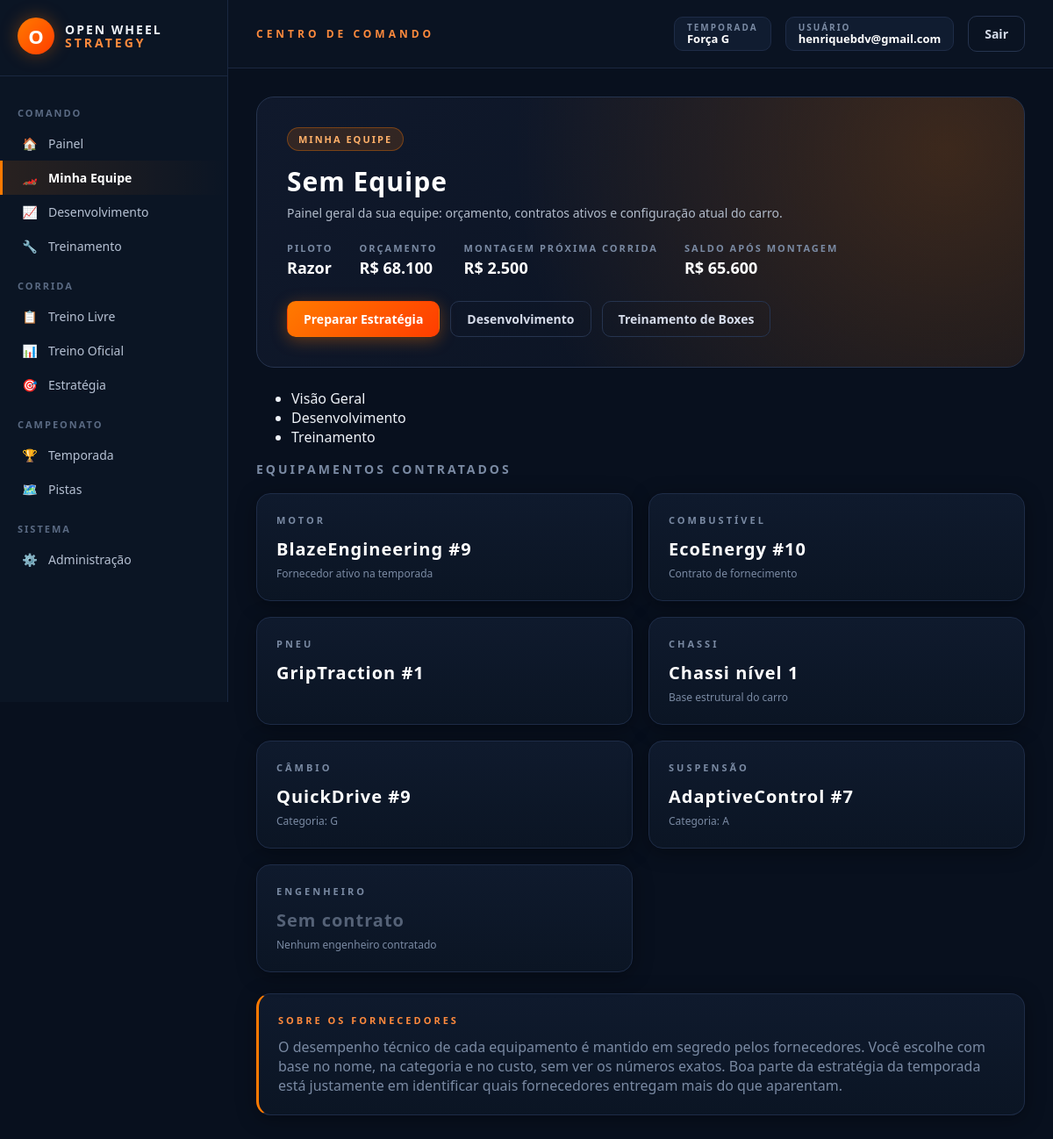
Before: /minha-equipe (signed in) with the older database file.
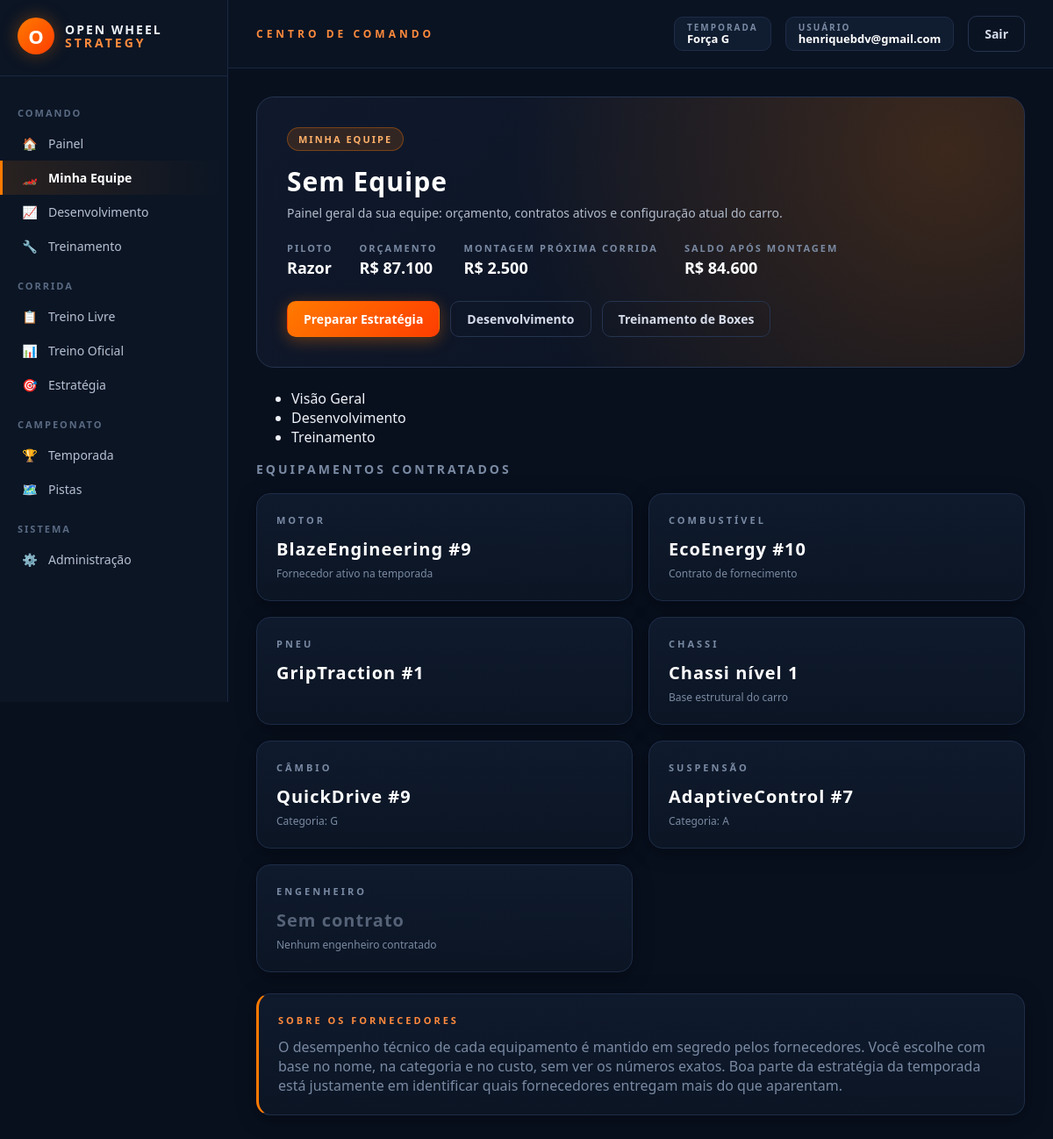
After: the same page with the newer database file.
### models.py (models this page shows, shortened)
class CarroJogador(db.Model):
    __tablename__ = "carros_jogadores"
    id = db.Column(db.Integer, primary_key=True)
    usuario_id = db.Column(db.Integer, db.ForeignKey("usuarios.id"), unique=True, nullable=False)
    nome = db.Column(db.String(100), nullable=False)
    orcamento = db.Column(db.Float, default=55_000.0)
    motor_fornecedor_id = db.Column(db.Integer, db.ForeignKey("fornecedores_motor.id"), nullable=False)
    combustivel_fornecedor_id = db.Column(db.Integer, db.ForeignKey("fornecedores_combustivel.id"), nullable=False)
    pneu_fornecedor_id = db.Column(db.Integer, db.ForeignKey("fornecedores_pneu.id"), nullable=False)
    chassi_fornecedor_id = db.Column(db.Integer, db.ForeignKey("fornecedores_chassi.id"), nullable=True)
    cambio_fornecedor_id = db.Column(db.Integer, db.ForeignKey("fornecedores_cambio.id"), nullable=False)
    suspensao_fornecedor_id = db.Column(db.Integer, db.ForeignKey("fornecedores_suspensao.id"), nullable=False)
    engenheiro_fornecedor_id = db.Column(db.Integer, db.ForeignKey("fornecedores_engenheiro.id"), nullable=True)
    combustivel_carregado = db.Column(db.Float, default=110.0)
    cor_primaria = db.Column(db.String(7), default="#cc0000")
    cor_secundaria = db.Column(db.String(7), default="#ffffff")
    modelo_motor = db.Column(db.Integer, nullable=True)
    modelo_combustivel = db.Column(db.Integer, nullable=True)
    modelo_pneu = db.Column(db.Integer, nullable=True)
    modelo_cambio = db.Column(db.Integer, nullable=True)
    modelo_suspensao = db.Column(db.Integer, nullable=True)
    estrategia_volta_pit = db.Column(db.Integer, default=10)
    estrategia_dois_pits = db.Column(db.Boolean, default=False)
    def montar_carro(self):
        from equipamentos import Motor, Combustivel, Pneu, Chassi, Cambio, Suspensao, Engenheiro
        from equipe import Equipe
        from carro import Carro
        from constantes import performance_chassi_do_nivel
        motor_db = FornecedorMotor.query.get(self.motor_fornecedor_id)
        combustivel_db = FornecedorCombustivel.query.get(self.combustivel_fornecedor_id)
        pneu_db = FornecedorPneu.query.get(self.pneu_fornecedor_id)
        cambio_db = FornecedorCambio.query.get(self.cambio_fornecedor_id)
        suspensao_db = FornecedorSuspensao.query.get(self.suspensao_fornecedor_id)
        engenheiro_db = (
            FornecedorEngenheiro.query.get(self.engenheiro_fornecedor_id)
            if self.engenheiro_fornecedor_id else None
        )
        equipe = Equipe(self.nome, self.orcamento)
        motor = Motor(motor_db.nome, motor_db.custo_temporada, motor_db.potencia, motor_db.eficiencia_combustivel)
        combustivel = Combustivel(combustivel_db.nome, combustivel_db.custo_temporada, combustivel_db.eficiencia,
                                   combustivel_db.aumento_potencia_motor)
        pneu = Pneu(pneu_db.nome, pneu_db.custo_temporada, pneu_db.performance, pneu_db.desgaste,
                    categoria_chuva=getattr(pneu_db, "categoria_chuva", "seco") or "seco")
        desenvolvimento = Desenvolvimento.obter_ou_criar(self.id)
        performance_chassi_base = performance_chassi_do_nivel(desenvolvimento.nivel_engenheiro_projetista or 1)
        performance_chassi_efetiva = performance_chassi_base * (
            (desenvolvimento.chassi_percentual_aplicado or 0) / 100.0
        )
        chassi = Chassi(
            nome=f"Chassi nível {desenvolvimento.nivel_engenheiro_projetista or 1}",
            custo=0.0,
            performance=performance_chassi_efetiva,
        )
        cambio = Cambio(cambio_db.nome, cambio_db.custo_temporada, cambio_db.performance,
                        categoria_pista=getattr(cambio_db, "categoria_pista", "A") or "A")
        suspensao = Suspensao(suspensao_db.nome, suspensao_db.custo_temporada, suspensao_db.performance,
                              categoria_pista=getattr(suspensao_db, "categoria_pista", "A") or "A")
        engenheiro = None
        if engenheiro_db:
            eficiencia_efetiva = 0.0
            engenheiro = Engenheiro(engenheiro_db.nome, engenheiro_db.custo_temporada,
                                     engenheiro_db.nivel, eficiencia_efetiva)
        config = Configuracao.obter()
        treinamento = TreinamentoBox.obter_ou_criar(self.id)
        tempo_pit_stop = config.pit_tempo_sem_treino - (
            (config.pit_tempo_sem_treino - config.pit_tempo_treino_completo) * (treinamento.percentual / 100)
        )
        carro_obj = Carro(
            equipe=equipe, motor=motor, combustivel=combustivel, pneu=pneu, chassi=chassi,
            cambio=cambio, suspensao=suspensao, engenheiro=engenheiro,
            combustivel_carregado=self.combustivel_carregado, tempo_pit_stop=tempo_pit_stop,
            config=config # Passando a configuracao global pro carro!
        )
        from constantes import performance_aero_do_nivel
        performance_aero_base = performance_aero_do_nivel(desenvolvimento.nivel_engenheiro_projetista or 1)
        carro_obj.performance_aero = performance_aero_base * (
            (desenvolvimento.aero_percentual_aplicado or 0) / 100.0
        )
        carro_obj.definir_modelos(
            motor=self.modelo_motor,
            combustivel=self.modelo_combustivel,
            pneu=self.modelo_pneu,
            cambio=self.modelo_cambio,
            suspensao=self.modelo_suspensao,
        )
        return carro_obj
    def custo_total_montagem(self):
        total = 0.0
        for modelo, campo_id in [
            (FornecedorMotor, self.motor_fornecedor_id),
            (FornecedorCombustivel, self.combustivel_fornecedor_id),
            (FornecedorPneu, self.pneu_fornecedor_id),
            (FornecedorCambio, self.cambio_fornecedor_id),
            (FornecedorSuspensao, self.suspensao_fornecedor_id),
        ]:
            item = modelo.query.get(campo_id)
            if item:
                total += item.custo_montagem
        if self.engenheiro_fornecedor_id:
            engenheiro = FornecedorEngenheiro.query.get(self.engenheiro_fornecedor_id)
            if engenheiro:
                total += engenheiro.custo_montagem
        return total

### rotas/equipe.py (the view, shortened to what this page needs)
    @app.route("/minha-equipe", methods=["GET", "POST"])
    @login_requerido
    def minha_equipe():
        usuario = Usuario.query.get(session["usuario_id"])
        config_jogo = Configuracao.obter()
        if usuario.equipe:
            carro = usuario.equipe.montar_carro()
            return render_template("minha_equipe.html", equipe=usuario.equipe, carro=carro,
                                   custo_montagem=usuario.equipe.custo_total_montagem())

### app.py (called while the page is built)
def _registrar_contexto(app):
    @app.context_processor
    def injetar_globais():
        usuario_id = session.get("usuario_id")
        usuario = Usuario.query.get(usuario_id) if usuario_id else None
        return {
            "usuario_logado": usuario,
            "categorias_fornecedor": FORNECEDORES_CONFIG,
            "temporada_ativa": Temporada.ativa_atual(),
        }

### carro.py (called while the page is built)
    def definir_modelos(self, motor=None, combustivel=None, pneu=None,
                        cambio=None, suspensao=None):
        escolhidos = {
            "motor": motor, "combustivel": combustivel, "pneu": pneu,
            "cambio": cambio, "suspensao": suspensao,
        }
        for componente, numero in escolhidos.items():
            if numero is not None and modelos_componente.modelo_valido(numero):
                self.modelos_corrida[componente] = int(numero)

### constantes.py (called while the page is built)
def performance_chassi_do_nivel(nivel_engenheiro):
    n = max(1, min(10, int(nivel_engenheiro or 1)))
    return CHASSI_PERFORMANCE_NIVEL_1 + (n - 1) * (
        (CHASSI_PERFORMANCE_NIVEL_10 - CHASSI_PERFORMANCE_NIVEL_1) / 9.0
    )

### templates/minha_equipe.html (shortened to what this page needs)
{% extends "base.html" %}
{% block content %}
<div class="ows-hero" style="margin-bottom: 24px;">
    <span class="ows-hero-label">MINHA EQUIPE</span>
    <h1>{{ equipe.nome }}</h1>
    <div class="ows-hero-sub">Painel geral da sua equipe: orçamento, contratos ativos e configuração atual do carro.</div>
    <div class="ows-hero-meta">
        <div>
            <small>PILOTO</small>
            <strong>{{ usuario_logado.nick or 'Não definido' }}</strong>
        </div>
        <div>
            <small>ORÇAMENTO</small>
            <strong>R$ {{ "{:,.0f}".format(equipe.orcamento or 0)|replace(",", ".") }}</strong>
        </div>
        <div>
            <small>MONTAGEM PRÓXIMA CORRIDA</small>
            <strong>R$ {{ "{:,.0f}".format(custo_montagem or 0)|replace(",", ".") }}</strong>
        </div>
        <div>
            <small>SALDO APÓS MONTAGEM</small>
            <strong>R$ {{ "{:,.0f}".format((equipe.orcamento or 0) - (custo_montagem or 0))|replace(",", ".") }}</strong>
        </div>
    </div>
    <div class="ows-hero-actions">
        <a href="{{ url_for('estrategia_corrida_view') }}" class="ows-btn ows-btn-primary">Preparar Estratégia</a>
        <a href="{{ url_for('desenvolvimento_view') }}" class="ows-btn ows-btn-ghost">Desenvolvimento</a>
        <a href="{{ url_for('treinamento_view') }}" class="ows-btn ows-btn-ghost">Treinamento de Boxes</a>
    </div>
</div>
{% include "_abas_equipe.html" ignore missing %}
<h2 style="margin: 8px 0 18px 0; font-size: 14px; letter-spacing: 3px; color: #7a8aa3;">EQUIPAMENTOS CONTRATADOS</h2>
<div class="ows-grid-4" style="margin-bottom: 18px;">
    <div class="ows-card">
        <h3>MOTOR</h3>
        <div class="ows-value" style="font-size: 20px;">{{ carro.motor.nome }}</div>
        <div class="ows-hint">Fornecedor ativo na temporada</div>
    </div>
    <div class="ows-card">
        <h3>COMBUSTÍVEL</h3>
        <div class="ows-value" style="font-size: 20px;">{{ carro.combustivel.nome }}</div>
        <div class="ows-hint">Contrato de fornecimento</div>
    </div>
    <div class="ows-card">
        <h3>PNEU</h3>
        <div class="ows-value" style="font-size: 20px;">{{ carro.pneu.nome }}</div>
    </div>
    <div class="ows-card">
        <h3>CHASSI</h3>
        <div class="ows-value" style="font-size: 20px;">{{ carro.chassi.nome }}</div>
        <div class="ows-hint">Base estrutural do carro</div>
    </div>
</div>
<div class="ows-grid-3" style="margin-bottom: 24px;">
    <div class="ows-card">
        <h3>CÂMBIO</h3>
        <div class="ows-value" style="font-size: 20px;">{{ carro.cambio.nome }}</div>
        <div class="ows-hint">Categoria: {{ carro.cambio.categoria_pista|default('A') }}</div>
    </div>
    <div class="ows-card">
        <h3>SUSPENSÃO</h3>
        <div class="ows-value" style="font-size: 20px;">{{ carro.suspensao.nome }}</div>
        <div class="ows-hint">Categoria: {{ carro.suspensao.categoria_pista|default('A') }}</div>
    </div>
    <div class="ows-card">
        <h3>ENGENHEIRO</h3>
        {% if carro.engenheiro %}
        <div class="ows-value" style="font-size: 20px;">{{ carro.engenheiro.nome }}</div>
        <div class="ows-hint">Nível {{ carro.engenheiro.nivel }}</div>
        {% else %}
        <div class="ows-value" style="font-size: 20px; color: #556277;">Sem contrato</div>
        <div class="ows-hint">Nenhum engenheiro contratado</div>
        {% endif %}
    </div>
</div>
<div class="ows-card" style="border-left: 3px solid #ff7a00;">
        <h3 style="color: #ff8a3d;">SOBRE OS FORNECEDORES</h3>
    <p class="ows-muted" style="margin: 0;">
        O desempenho técnico de cada equipamento é mantido em segredo pelos fornecedores.
        Você escolhe com base no nome, na categoria e no custo, sem ver os números exatos.
        Boa parte da estratégia da temporada está justamente em identificar quais fornecedores
        entregam mais do que aparentam.
    </p>
</div>
{% endblock %}

Changed rows visible on the page:
changed CarroJogador "Sem Equipe": orcamento "68.100" → "87.100"; orcamento "65.600" → "84.600"
